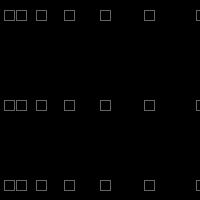
Frame 1 (no input)
Frame 60 (the mouse pressed at the canvas centre just before this capture): identical to frame 1, image omitted
Frame 120 (the mouse held since frame 60 and released just before this capture): identical to frame 1, image omitted

The Processing sketch that drew this single still picture (run headless with seeded random() and noise(); from frame 60 on, the mouse is pressed at the canvas centre):

// Processing sketch: processing_93252
// ── processing_93252.pde

void setup() {
  size (200, 200);
  background (0);
}

void draw() {
    int y=2;
    fill (y*255, y+255);
    stroke (100);
    
  while (y<=200) {
    rect (y*y, 10, 10, 10);   
    rect (y*y,100, 10, 10);
    
    rect (y*y, 180, 10, 10);
          
y=y+2;  }
}
